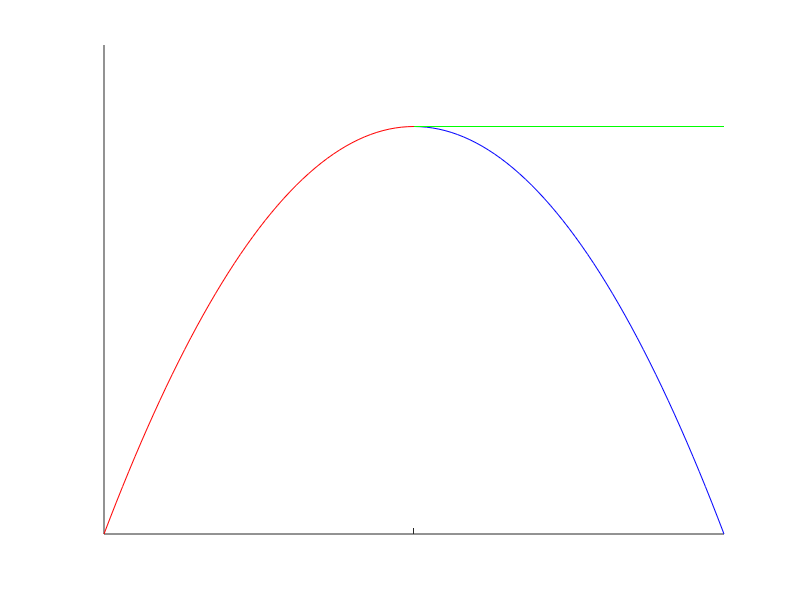

MATLAB code to generate this figure:
%
x1 = [0:0.01:0.5];
x2 = [0.5:0.01:1];
y1 = x1 .* (1 - x1);
y2 = x2 .* (1 - x2);
F = figure;
A = axes;
hold on;
axis([0 1 0 0.3]);
P = plot(x1,y1,'r');
P = plot(x2,y2,'b');
P = plot([0.5 1],[0.25 0.25],'g');
set(A,'XTick',[0.5],'XTickLabel',[],'YTick',[]);
print(F,'-depsc','Fig5');